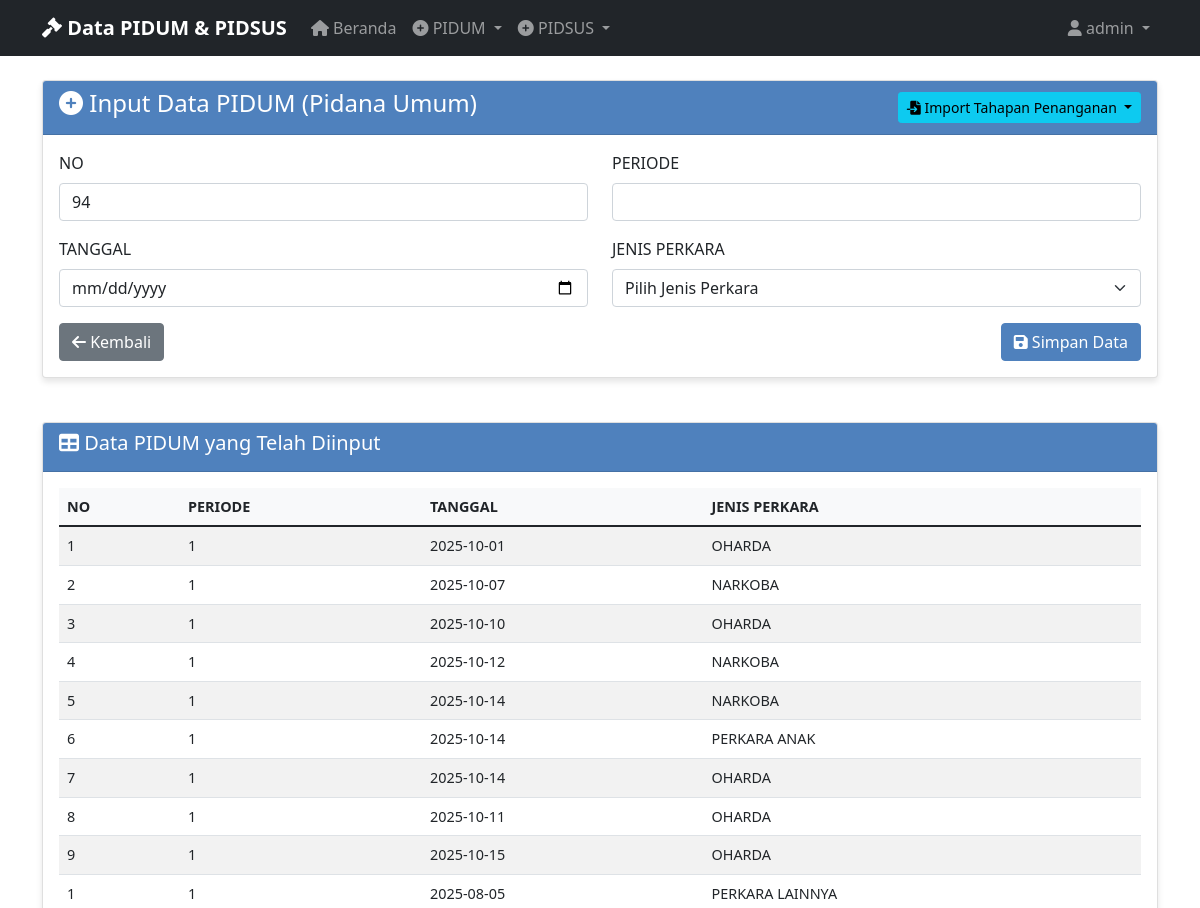
Before: /manual_input_pidum (signed in, upper part) with the older database file.
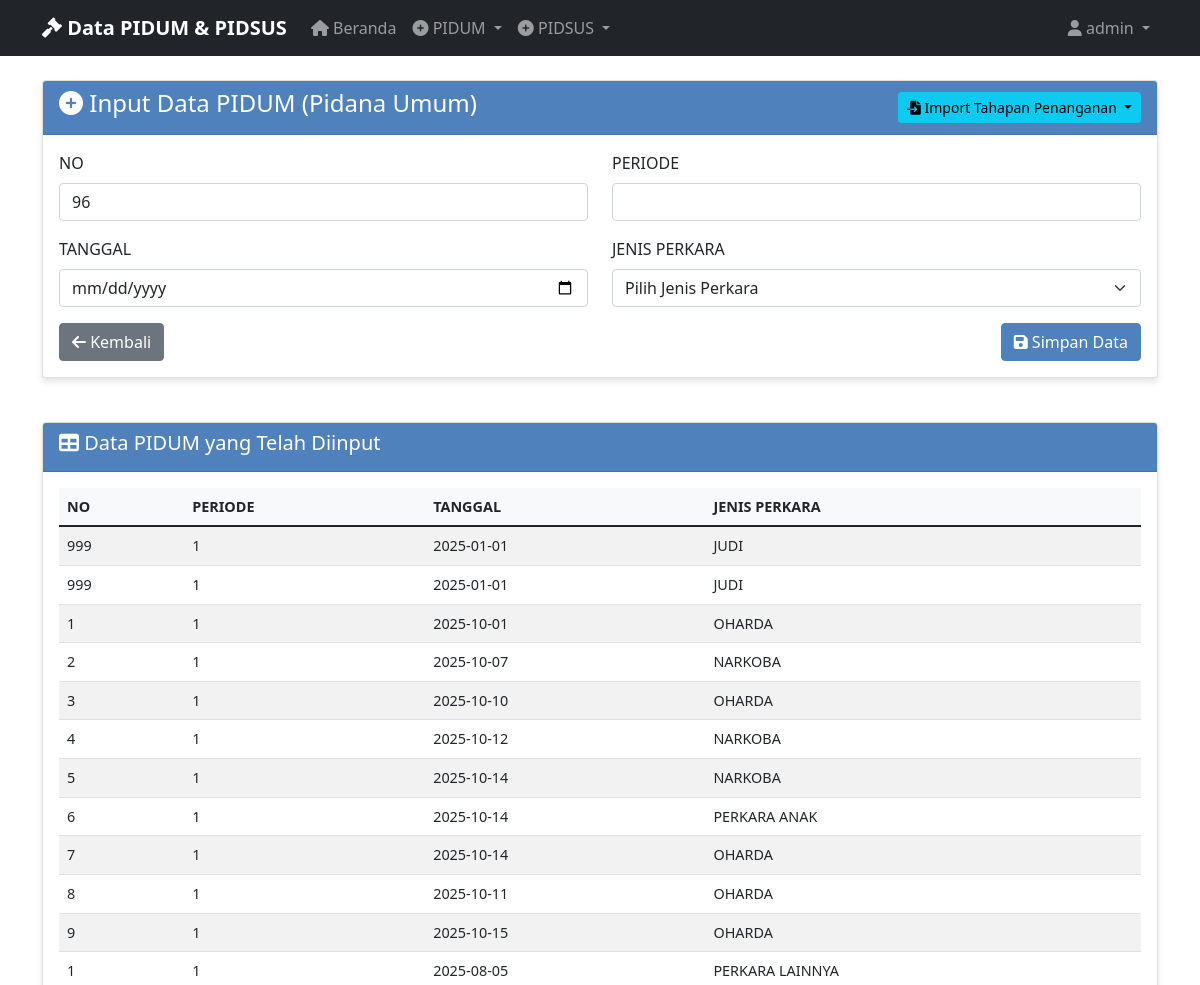
After: the same page with the newer database file.
### tables this page shows
CREATE TABLE "pidum_data" (
                id INTEGER PRIMARY KEY AUTOINCREMENT,
                no TEXT NOT NULL,
                periode TEXT NOT NULL,
                tanggal TEXT NOT NULL,
                jenis_perkara TEXT NOT NULL,
                tahapan_penanganan TEXT NOT NULL,
                keterangan TEXT NOT NULL,
                created_at TIMESTAMP DEFAULT CURRENT_TIMESTAMP
            );

### app_with_db.py (the view, shortened to what this page needs)
@app.route('/manual_input_pidum', methods=['GET', 'POST'])
@login_required
def manual_input_pidum():
    data = get_pidum_data_for_export()
    return render_template('input_pidum.html', data=data)

### app_with_db.py (called while the page is built)
def login_required(f):
    @wraps(f)
    def decorated_function(*args, **kwargs):
        if 'user_id' not in session:
            return redirect(url_for('login'))
        return f(*args, **kwargs)
    return decorated_function

### database.py (called while the page is built)
@contextmanager
def get_db_connection():
    conn = sqlite3.connect(DATABASE_PATH)
    conn.row_factory = sqlite3.Row
    try:
        yield conn
    finally:
        conn.close()

def get_all_pidum_data():
    with get_db_connection() as conn:
        cursor = conn.cursor()
        cursor.execute('SELECT * FROM pidum_data ORDER BY created_at DESC')
        rows = cursor.fetchall()
        return [dict(row) for row in rows]

def get_pidum_data_for_export():
    data = get_all_pidum_data()
    export_data = []
    for row in data:
        export_data.append({
            'NO': row['no'],
            'PERIODE': row['periode'],
            'TANGGAL': row['tanggal'],
            'JENIS PERKARA': row['jenis_perkara'],
            'TAHAPAN PENANGANAN': row['tahapan_penanganan'],
            'KETERANGAN': row['keterangan']
        })
    return export_data

### templates/input_pidum.html (shortened to what this page needs)
{% extends "base.html" %}
{% block content %}
<div class="row">
    <div class="col-md-12">
        <div class="card">
            <div class="card-header d-flex justify-content-between align-items-center">
                <h4><i class="fas fa-plus-circle"></i> Input Data PIDUM (Pidana Umum)</h4>
                <div class="btn-group">
                    <button type="button" class="btn btn-info btn-sm dropdown-toggle" data-bs-toggle="dropdown" aria-expanded="false">
                        <i class="fas fa-file-import"></i> Import Tahapan Penanganan
                    </button>
                </div>
            </div>
            <div class="card-body">
                <form method="POST" action="{{ url_for('input_pidum') }}">
                    <div class="row">
                        <div class="col-md-6">
                            <div class="mb-3">
                                <label for="no" class="form-label">NO</label>
                                <input type="number" class="form-control" id="no" name="no" required>
                            </div>
                        </div>
                        <div class="col-md-6">
                            <div class="mb-3">
                                <label for="periode" class="form-label">PERIODE</label>
                                <input type="text" class="form-control" id="periode" name="periode" required>
                            </div>
                        </div>
                    </div>
                    <div class="row">
                        <div class="col-md-6">
                            <div class="mb-3">
                                <label for="tanggal" class="form-label">TANGGAL</label>
                                <input type="date" class="form-control" id="tanggal" name="tanggal" required>
                            </div>
                        </div>
                        <div class="col-md-6">
                            <div class="mb-3">
                                <label for="jenis_perkara" class="form-label">JENIS PERKARA</label>
                                <select class="form-select" id="jenis_perkara" name="jenis_perkara" required>
                                    <option value="">Pilih Jenis Perkara</option>
                                </select>
                            </div>
                        </div>
                    </div>
                    <div class="d-flex justify-content-between">
                        <a href="{{ url_for('index') }}" class="btn btn-secondary">
                            <i class="fas fa-arrow-left"></i> Kembali
                        </a>
                        <button type="submit" class="btn btn-primary">
                            <i class="fas fa-save"></i> Simpan Data
                        </button>
                    </div>
                </form>
            </div>
        </div>
    </div>
</div>
{% if data %}
<div class="row mt-4">
    <div class="col-md-12">
        <div class="card">
            <div class="card-header">
                <h5><i class="fas fa-table"></i> Data PIDUM yang Telah Diinput</h5>
            </div>
            <div class="card-body">
                <div class="table-responsive">
                    <table class="table table-striped table-hover">
                        <thead>
                            <tr>
                                <th>NO</th>
                                <th>PERIODE</th>
                                <th>TANGGAL</th>
                                <th>JENIS PERKARA</th>
                            </tr>
                        </thead>
                        <tbody>
                            {% for item in data %}
                            <tr>
                                <td>{{ item.NO }}</td>
                                <td>{{ item.PERIODE }}</td>
                                <td>{{ item.TANGGAL }}</td>
                                <td>{{ item['JENIS PERKARA'] }}</td>
                            </tr>
                            {% endfor %}
                        </tbody>
                    </table>
                </div>
            </div>
        </div>
    </div>
</div>
{% endif %}
{% endblock %}

### templates/base.html (shortened to what this page needs)
<!DOCTYPE html>
<html lang="id">
<head>
    <link href="https://cdn.jsdelivr.net/npm/bootstrap@5.1.3/dist/css/bootstrap.min.css" rel="stylesheet">
    <link href="https://cdnjs.cloudflare.com/ajax/libs/font-awesome/6.0.0/css/all.min.css" rel="stylesheet">
</head>
<body>
    <nav class="navbar navbar-expand-lg navbar-dark bg-dark">
        <div class="container">
            <a class="navbar-brand" href="{{ url_for('index') }}">
                <i class="fas fa-gavel"></i> Data PIDUM & PIDSUS
            </a>
            <div class="collapse navbar-collapse" id="navbarNav">
                <ul class="navbar-nav me-auto">
                    <li class="nav-item">
                        <a class="nav-link" href="{{ url_for('index') }}">
                            <i class="fas fa-home"></i> Beranda
                        </a>
                    </li>
                    <li class="nav-item dropdown">
                        <a class="nav-link dropdown-toggle" href="#" id="pidumDropdown" role="button" data-bs-toggle="dropdown">
                            <i class="fas fa-plus-circle"></i> PIDUM
                        </a>
                    </li>
                    <li class="nav-item dropdown">
                        <a class="nav-link dropdown-toggle" href="#" id="pidsusDropdown" role="button" data-bs-toggle="dropdown">
                            <i class="fas fa-plus-circle"></i> PIDSUS
                        </a>
                    </li>
                </ul>
                <ul class="navbar-nav ms-auto">
                    {% if session.username %}
                        <li class="nav-item dropdown">
                            <a class="nav-link dropdown-toggle" href="#" id="userDropdown" role="button" data-bs-toggle="dropdown">
                                <i class="fas fa-user"></i> {{ session.username }}
                            </a>
                        </li>
                    {% endif %}
                </ul>
            </div>
        </div>
    </nav>
    <div class="container mt-4">
        {% block content %}{% endblock %}
    </div>
</body>
</html>

### templates/base.html (style rules this page uses)
.navbar-brand { font-weight: bold; }
.card { box-shadow: 0 4px 6px rgba(0, 0, 0, 0.1); margin-bottom: 20px; }
.card-header { background-color: #4F81BD; color: white; font-weight: bold; }
.btn-primary { background-color: #4F81BD; border-color: #4F81BD; }
.table { font-size: 0.9rem; }
.table th { background-color: #f8f9fa; font-weight: bold; }

Changed rows visible on the page:
added pidum_data: NO "999", PERIODE "1", TANGGAL "2025-01-01", jenis_perkara "JUDI"
added pidum_data: NO "999", PERIODE "1", TANGGAL "2025-01-01", jenis_perkara "JUDI"
Other visible differences:
form field no: "94" → "96"
